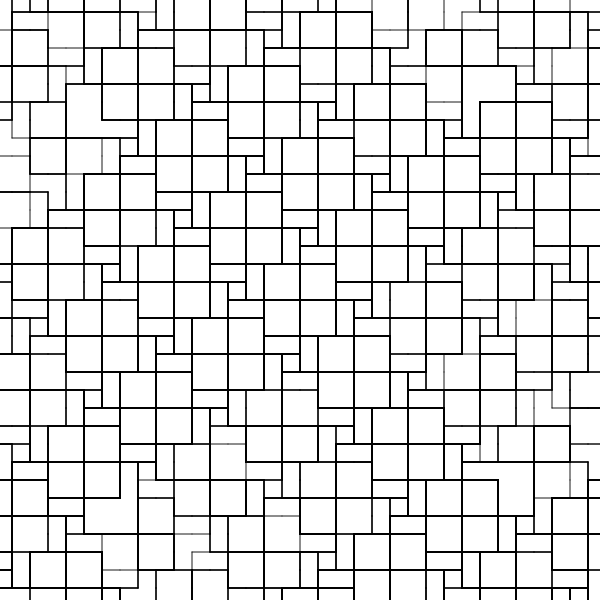
Frame 1 (no input)
Frame 60 (no input): identical to frame 1, image omitted
Frame 120 (the mouse pressed at the canvas centre since frame 60): identical to frame 1, image omitted

The p5.js sketch that drew this single still picture (run headless with seeded random() and noise() and a simulated clock; from frame 60 on, the mouse is pressed at the canvas centre):

// p5.js sketch
// ── sketch.js
//same F as 004 but with a smaller length;

let premise = 'F';
  let rules = {
    F: 'FF+FF+FF+FFFFFF-FFF',
  }
let bigRule;


let length = 60;
let angle = 90;

function setup() {
  createCanvas(600, 600);
  angleMode(DEGREES);
  bigRule = resolveRules(premise, rules, 3);
  print(bigRule);
  
}

function draw() {
  background('white');
  stroke('black');
  strokeWeight(3);
  translate(width / 2, height / 2);
  rotate(-90);
  scale(0.3);

  drawShape(bigRule);
   // angle += 1;
  // length += 0.1;
}

function resolveRules(startRule, rules, depth) {
  let endRule = '';
  for (let currentLetter of startRule) {
    if (currentLetter in rules) {
      endRule += rules[currentLetter];
    } else {
      endRule += currentLetter;
    }
  }
  if (depth >= 1) {
    endRule = resolveRules(endRule, rules, depth - 1);
  }
  return endRule;
}


function drawShape(rule)  {
  for (let c of rule) {
    if (c === 'F') {
      line(0, 0, length, 0);
      translate(length, 0);
    } else if (c === 'f') {
      translate(0, -length, 0);
    } else if (c === '+') {
      rotate(angle);
    } else if (c === '-') {
      rotate(-angle);
    } else if (c === '[') {
      push();
    } else if (c === ']') {
      pop();
    } else if (c === '>') {
      scale(1.2);
    } else if (c === '<') {
      scale(0.8);
   
    }
  }
}
